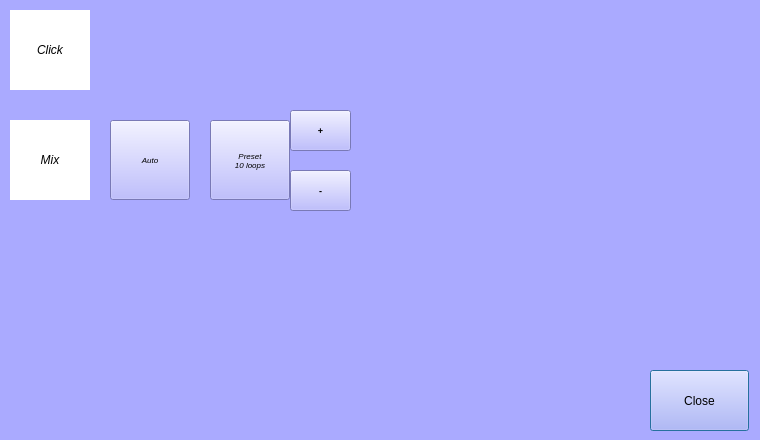
<?xml version="1.0" encoding="UTF-8"?>
<ui version="4.0">
 <class>ParameterDialog</class>
 <widget class="QDialog" name="ParameterDialog">
  <property name="geometry">
   <rect>
    <x>0</x>
    <y>0</y>
    <width>760</width>
    <height>440</height>
   </rect>
  </property>
  <property name="windowTitle">
   <string>Dialog</string>
  </property>
  <property name="styleSheet">
   <string notr="true">background-color: rgb(170, 170, 255);</string>
  </property>
  <widget class="QPushButton" name="bClose">
   <property name="geometry">
    <rect>
     <x>650</x>
     <y>370</y>
     <width>99</width>
     <height>61</height>
    </rect>
   </property>
   <property name="font">
    <font>
     <pointsize>9</pointsize>
    </font>
   </property>
   <property name="styleSheet">
    <string notr="true"/>
   </property>
   <property name="text">
    <string>Close</string>
   </property>
  </widget>
  <widget class="QLabel" name="lClick">
   <property name="geometry">
    <rect>
     <x>10</x>
     <y>10</y>
     <width>80</width>
     <height>80</height>
    </rect>
   </property>
   <property name="font">
    <font>
     <pointsize>9</pointsize>
     <italic>true</italic>
    </font>
   </property>
   <property name="styleSheet">
    <string notr="true">background-color: rgb(255, 255, 255);</string>
   </property>
   <property name="text">
    <string>Click</string>
   </property>
   <property name="alignment">
    <set>Qt::AlignCenter</set>
   </property>
  </widget>
  <widget class="QLabel" name="lClick_2">
   <property name="geometry">
    <rect>
     <x>10</x>
     <y>120</y>
     <width>80</width>
     <height>80</height>
    </rect>
   </property>
   <property name="font">
    <font>
     <pointsize>9</pointsize>
     <italic>true</italic>
    </font>
   </property>
   <property name="styleSheet">
    <string notr="true">background-color: rgb(255, 255, 255);</string>
   </property>
   <property name="text">
    <string>Mix</string>
   </property>
   <property name="alignment">
    <set>Qt::AlignCenter</set>
   </property>
  </widget>
  <widget class="QPushButton" name="bAuto">
   <property name="geometry">
    <rect>
     <x>110</x>
     <y>120</y>
     <width>80</width>
     <height>80</height>
    </rect>
   </property>
   <property name="font">
    <font>
     <pointsize>6</pointsize>
     <italic>true</italic>
    </font>
   </property>
   <property name="text">
    <string>Auto</string>
   </property>
  </widget>
  <widget class="QPushButton" name="bPreset">
   <property name="geometry">
    <rect>
     <x>210</x>
     <y>120</y>
     <width>80</width>
     <height>80</height>
    </rect>
   </property>
   <property name="font">
    <font>
     <pointsize>6</pointsize>
     <italic>true</italic>
    </font>
   </property>
   <property name="text">
    <string>Preset
10 loops</string>
   </property>
  </widget>
  <widget class="QPushButton" name="bPresetPlus">
   <property name="geometry">
    <rect>
     <x>290</x>
     <y>110</y>
     <width>61</width>
     <height>41</height>
    </rect>
   </property>
   <property name="font">
    <font>
     <pointsize>7</pointsize>
     <weight>75</weight>
     <italic>false</italic>
     <bold>true</bold>
    </font>
   </property>
   <property name="text">
    <string>+</string>
   </property>
  </widget>
  <widget class="QPushButton" name="bPresetMinus">
   <property name="geometry">
    <rect>
     <x>290</x>
     <y>170</y>
     <width>61</width>
     <height>41</height>
    </rect>
   </property>
   <property name="font">
    <font>
     <pointsize>7</pointsize>
     <weight>75</weight>
     <italic>false</italic>
     <bold>true</bold>
    </font>
   </property>
   <property name="text">
    <string>-</string>
   </property>
  </widget>
 </widget>
 <resources/>
 <connections/>
</ui>
